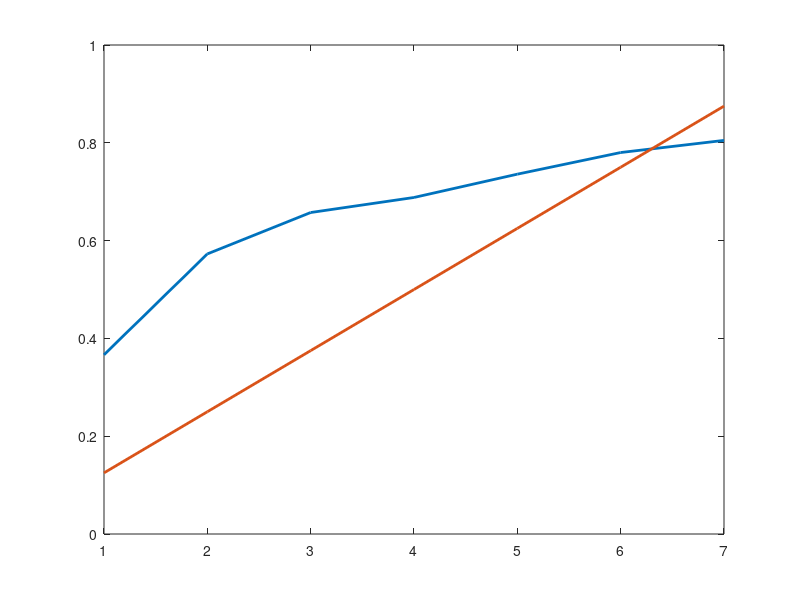

The MATLAB script that drew this image: (Note: this script raises an error after producing the figure.)
A = [0 0 1;
     0 1 0;
     0 1 1;
     1 0 0;
     1 0 1;
     1 1 0;
     1 1 1]

%% Series
H = (1:7)'/8;
b = H./(1-H)

R = A\b

y = A*R

figure(1);
clf
Hactual = y./(y+1);
plot(Hactual, 'LineWidth', 2)
hold on
plot(H, 'LineWidth', 2)

ax = gca;
xlabels = ax.XTickLabel;
xnums = cellfun(@str2num, (xlabels(:)));
xlabels_bin = cellstr(num2str(dec2bin(xnums)));
ax.XTickLabel = xlabels_bin;

set(ax, 'FontSize', 20);

xlabel('Button Combination', 'FontSize', 24)
ylabel('Voltage Divider Ratio', 'FontSize', 24)
grid on

%% Parallel
Ra = 1.5;
Vcc = 3.3;
Vmax = 1;
H = linspace(((Vmax)/Vcc)/8, (Vmax)/Vcc, 7)'
Req = Ra * (1./H -1)
Reqinv = 1./Req;

Rinv = A\Reqinv;

R = 1./Rinv

Hactual = Ra./(Ra + 1./(A*Rinv))

figure(2);
clf
plot(Hactual, 'LineWidth', 2)
hold on
plot(H, 'LineWidth', 2)

ax = gca;
xlabels = ax.XTickLabel;
xnums = cellfun(@str2num, (xlabels(:)));
xlabels_bin = cellstr(num2str(dec2bin(xnums)));
ax.XTickLabel = xlabels_bin;

set(ax, 'FontSize', 20);

xlabel('Button Combination', 'FontSize', 24)
ylabel('Voltage Divider Ratio', 'FontSize', 24)
grid on

%% Create C table of ADC values
ADC_NBITS = 12;
ADC_MAX = 2^ADC_NBITS - 1;
ADC_ZERO_OFFSET = 0;

ADC_vals = round(Hactual * ADC_MAX);
button_vals = bin2dec(char(A + '0'));

delta = min(diff(ADC_vals))/2;
ADC_thresholds = round(ADC_vals - delta) + ADC_ZERO_OFFSET;

fprintf('\nADC Values:\n')
fprintf('%d, ', ADC_vals)
fprintf('\nADC Thresholds:\n')
fprintf('%d, ', ADC_thresholds)

fprintf('\nconst uint8_t ADC_VAL_BUTTON_MAP[%d] = {', length(A))
fprintf('0x%.2x, 0x%.2x, 0x%.2x, 0x%.2x, 0x%.2x, 0x%.2x, 0x%.2x};\n', button_vals)